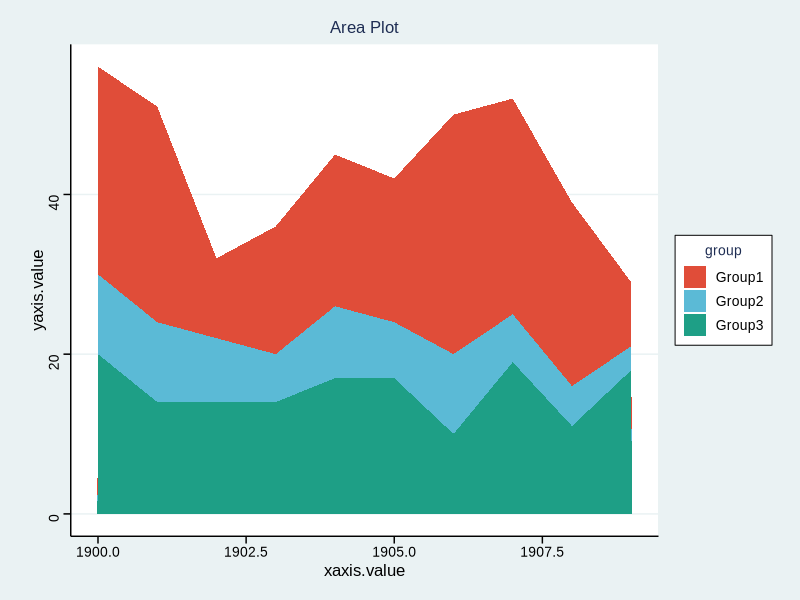

Source code (R):
## ---- chunk 1
# 安装包
if (!requireNamespace("ggplot2", quietly = TRUE)) {
  install.packages("ggplot2")
}
if (!requireNamespace("ggthemes", quietly = TRUE)) {
  install.packages("ggthemes")
}

# 加载包
library(ggplot2)
library(ggthemes)
## ---- chunk 2
# 加载数据
data <- read.table("files/Hiplot/001-area-data.txt", header = T)
# 查看数据
head(data)
## ---- chunk 3
#| label: fig-1Area
#| fig-cap: "面积图"
#| out.width: "95%"
#| warning: false

# 面积图
p <- ggplot(data, aes(x = xaxis.value, y = yaxis.value, fill = group)) +
  geom_area(alpha = 1) +
  ylab("yaxis.value") +
  xlab("xaxis.value") +
  ggtitle("Area Plot") +
  scale_fill_manual(values = c("#e04d39","#5bbad6","#1e9f86")) +
  theme_stata() +
  theme(text = element_text(family = "Arial"),
        plot.title = element_text(size = 12,hjust = 0.5),
        axis.title = element_text(size = 12),
        axis.text = element_text(size = 10),
        axis.text.x = element_text(angle = 0, hjust = 0.5,vjust = 1),
        legend.position = "right",
        legend.direction = "vertical",
        legend.title = element_text(size = 10),
        legend.text = element_text(size = 10))

p
